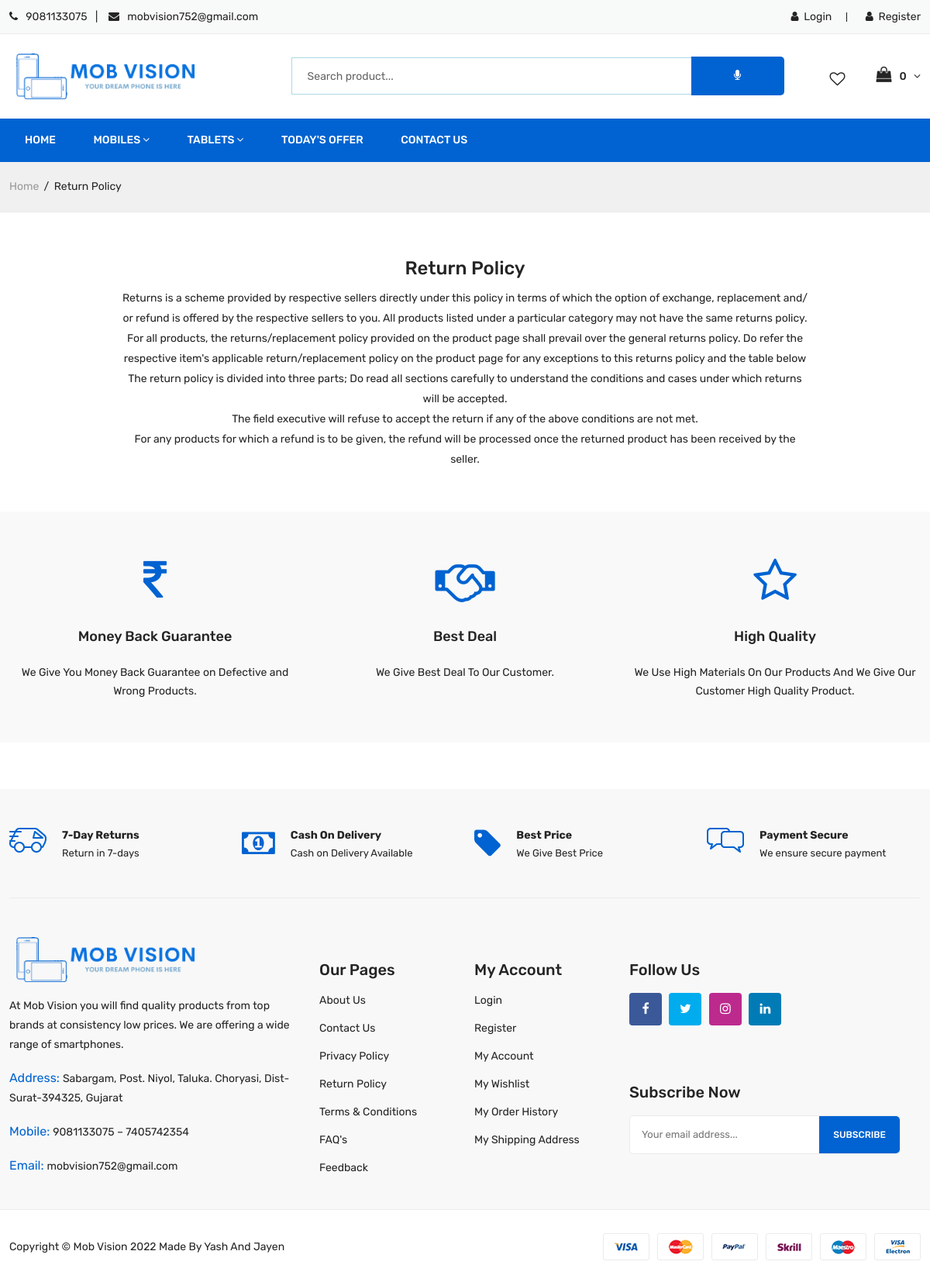
Page /index.php/pages/return_policy on the committed database.
### tables this page shows
CREATE TABLE `tbl_category` (
  `category_id` int(5) NOT NULL,
  `name` varchar(50) NOT NULL,
  `parent_id` int(5) NOT NULL,
  `label` varchar(50) NOT NULL
);

CREATE TABLE `tbl_return_policy` (
  `return_id` int(5) NOT NULL,
  `data` text NOT NULL
);

### application/views/return_policy.php (the view, shortened to what the rows shown need)
<!doctype html>
<html class="no-js" lang="en">
    <head>
        <?php
        $this->load->view('header_link');
        ?>
    </head>
    <body>
        <?php
        $this->load->view('header');
        ?>
        <section class="about_section mt-60">
            <div class="container">
                <div class="row align-items-center">
                    <div class="col-12">
                        <figure>
                            <figcaption class="about_content">
                                <h1>Return Policy</h1>
                                <?php
                                        foreach($return as $data)
                                        {
                                            echo $data->data;
                                        }
                                ?>
                            </figcaption>
                        </figure>
                    </div>
                </div>
            </div>
        </section>
    </body>
</html>

### application/views/header.php (shortened to what the rows shown need)
<header>
    <div class="main_header">
        <div class="main_menu_area">
            <div class="container">
                <div class="row align-items-center">
                    <div class="col-lg-9 col-md-12">
                        <div class="main_menu menu_position">
                            <nav>
                                <ul>
                                    <?php
                                        $main = $this->md->my_select('tbl_category','*',array('label'=>'main'));
                                        foreach($main as $maindata)
                                        {
                                    ?>
                                    <li class="mega_items "><a  href="<?php echo base_url(); ?>collection/main-collection/<?php echo base64_encode(base64_encode($maindata->category_id)); ?>"><?php echo $maindata->name; ?><i
                                                class="fa fa-angle-down "></i></a>
                                    </li>
                                    <?php
                                        }
                                    ?>
                                </ul>
                            </nav>
                        </div>
                    </div>
                </div>
            </div>
        </div>
    </div>
</header>

### rows in the picture
tbl_category: name "MOBILES"
tbl_category: name "TABLETS"
tbl_return_policy: data "Returns is a scheme provided by respective sellers directly under this policy in terms of which the option of exchange, replacement and/ or refund is offered by the respective sellers to you. All products listed under a particular category may not have the same returns policy. For all products, the returns/replacement policy provided on the product page shall prevail over the general returns policy. Do refer the respective item's applicable return/replacement policy on the product page for any exceptions to this returns policy and the table below The return policy is divided into three parts; Do read all sections carefully to understand the conditions and cases under which returns will be…"
